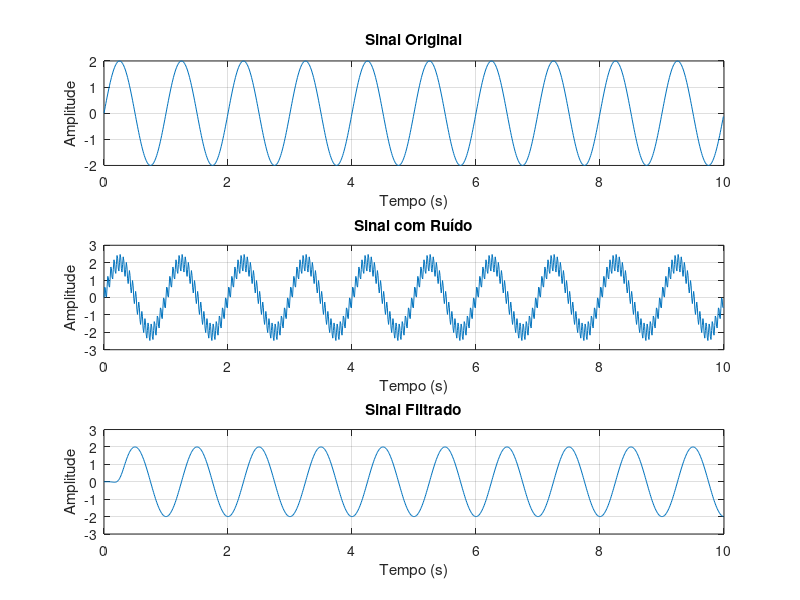
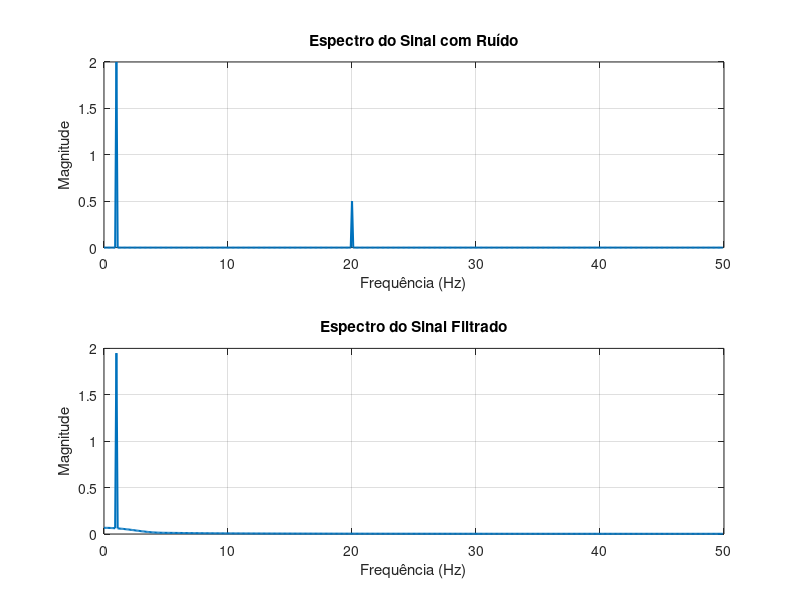
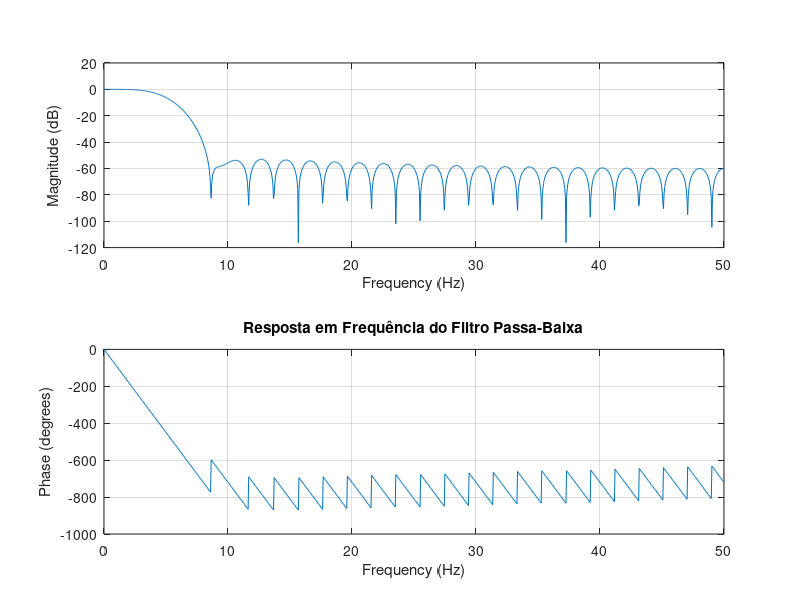

Here is the MATLAB script that generated these plots, in order:
pkg load signal

% ----------------------------------------------------------
% Parâmetros
% ----------------------------------------------------------
Fs = 100;           % Frequência de amostragem (Hz)
T = 1/Fs;
t = 0:T:10-T;

% ----------------------------------------------------------
% Sinal original do sensor
% (medição lenta de temperatura ou pressão)
% ----------------------------------------------------------
sinal_limpo = 2*sin(2*pi*1*t);

% ----------------------------------------------------------
% Ruído de alta frequência
% ----------------------------------------------------------
ruido = 0.5*sin(2*pi*20*t);

% Sinal medido pelo sensor
sinal_ruidoso = sinal_limpo + ruido;

% ----------------------------------------------------------
% Projeto do filtro passa-baixa FIR
% ----------------------------------------------------------
fc = 5;                 % Frequência de corte (Hz)
ordem = 50;

b = fir1(ordem, fc/(Fs/2), "low");

% Aplicação do filtro
sinal_filtrado = filter(b,1,sinal_ruidoso);

% ----------------------------------------------------------
% FFT
% ----------------------------------------------------------
N = length(t);

Xr = abs(fft(sinal_ruidoso))/N;
Xf = abs(fft(sinal_filtrado))/N;

f = (0:N-1)*(Fs/N);

% ----------------------------------------------------------
% Sinais no tempo
% ----------------------------------------------------------
figure;

subplot(3,1,1);
plot(t,sinal_limpo);
grid on;
title('Sinal Original');
xlabel('Tempo (s)');
ylabel('Amplitude');

subplot(3,1,2);
plot(t,sinal_ruidoso);
grid on;
title('Sinal com Ruído');
xlabel('Tempo (s)');
ylabel('Amplitude');

subplot(3,1,3);
plot(t,sinal_filtrado);
grid on;
title('Sinal Filtrado');
xlabel('Tempo (s)');
ylabel('Amplitude');

% ----------------------------------------------------------
% Espectros
% ----------------------------------------------------------
figure;

subplot(2,1,1);
plot(f(1:N/2),2*Xr(1:N/2),'LineWidth',1.5);
grid on;
title('Espectro do Sinal com Ruído');
xlabel('Frequência (Hz)');
ylabel('Magnitude');

subplot(2,1,2);
plot(f(1:N/2),2*Xf(1:N/2),'LineWidth',1.5);
grid on;
title('Espectro do Sinal Filtrado');
xlabel('Frequência (Hz)');
ylabel('Magnitude');

% ----------------------------------------------------------
% Resposta em frequência
% ----------------------------------------------------------
figure;

freqz(b,1,1024,Fs);
title('Resposta em Frequência do Filtro Passa-Baixa');

% ----------------------------------------------------------
% Informações
% ----------------------------------------------------------
fprintf('\nAplicacao: filtragem de sinais de sensores\n');
fprintf('Frequencia util: 1 Hz\n');
fprintf('Ruido adicionado: 20 Hz\n');
fprintf('Frequencia de corte do filtro: %.1f Hz\n',fc);
